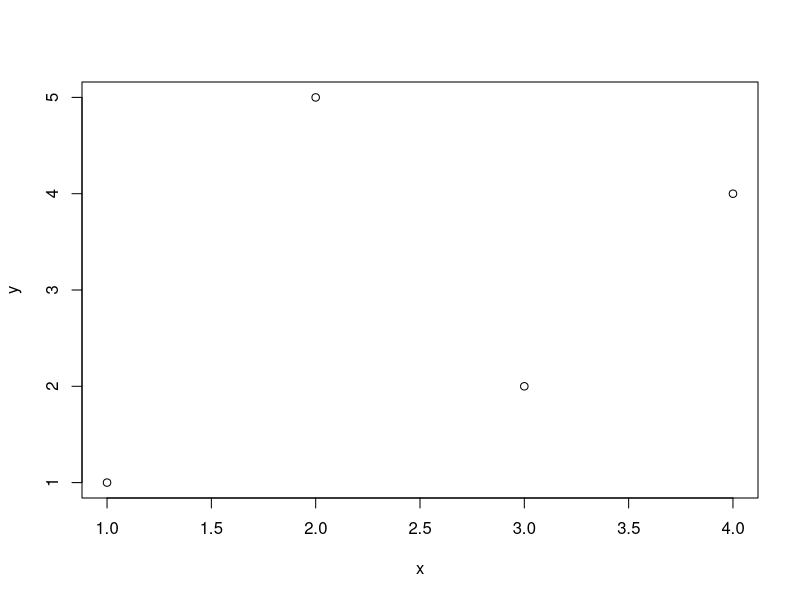
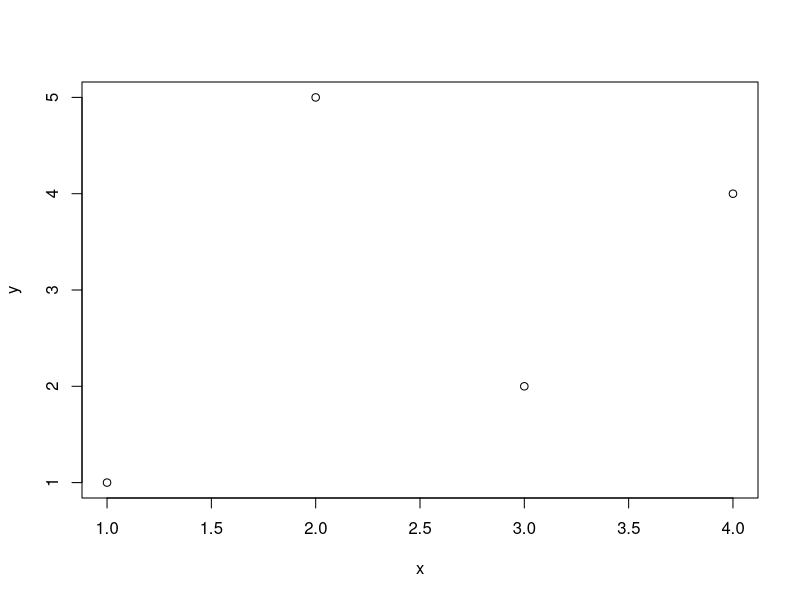

R code for these plots, in order:
# call a function with arguments by position and by name
seq(0, 5)
seq(from = 0, to = 5)

# call a function with a list of arguments (do.call)
args <- list(from = 0, to = 5)
do.call(seq, args)

# an operator is also a function
1 + 2
`+`(1, 2)

# define a function that adds 2 to its input
add_2 <- function(x) {
  x + 2
}

# improve the function: stop with an error when the input is not numeric
add_2 <- function(x) {
  if (!is.numeric(x)) {
    stop(paste0("Please provide a numeric value, the current argument type is ", typeof(x)))
  }
  x + 2
}

# default arguments and lazy evaluation: b can depend on a
my_mul <- function(a = 1, b = a * 3) {
  a * b
}

my_mul()
my_mul(b = 6)
my_mul(a = 3)

# use missing() to handle an absent argument (early return with return())
add_2 <- function(x) {
  if (missing(x)) {
    print("x is missing, we treat x = 0")
    return(2)
  }
  if (!is.numeric(x)) {
    stop(paste0("Please provide a numeric value, the current argument type is ", typeof(x)))
  }
  x + 2
}

plot_x_y <- function(x, y) {
  if (missing(x) & !missing(y)) {
    x <- seq_along(y)
  }
  if (missing(y)) {
    y <- x
    x <- seq_along(y)
  }
  plot(x, y)
}

plot_x_y(y = c(1, 5, 2, 4))
plot_x_y(c(1, 5, 2, 4))

# ellipsis (...): capture the extra arguments into a list
extra_to_list <- function(a = 1, b = 2, ...) {
  print(paste0("a = ", a))
  print(paste0("b = ", b))
  list(...)
}
extra_to_list(c = 5, d = 6)

# write file_path(..., fsep = "/") that combines all its arguments
# into a single file path

file_path <- function(..., fsep = .Platform$file.sep) {
  paste0(fsep, paste(..., sep = fsep))
}

file_path("mnt", "my", "disk")


# hide the output of a function with invisible()
extra_to_list <- function(a = 1, b = 2, ...) {
  print(paste0("a = ", a))
  print(paste0("b = ", b))
  invisible(list(...))
}
extra_list <- extra_to_list(c = 5, d = 6)
